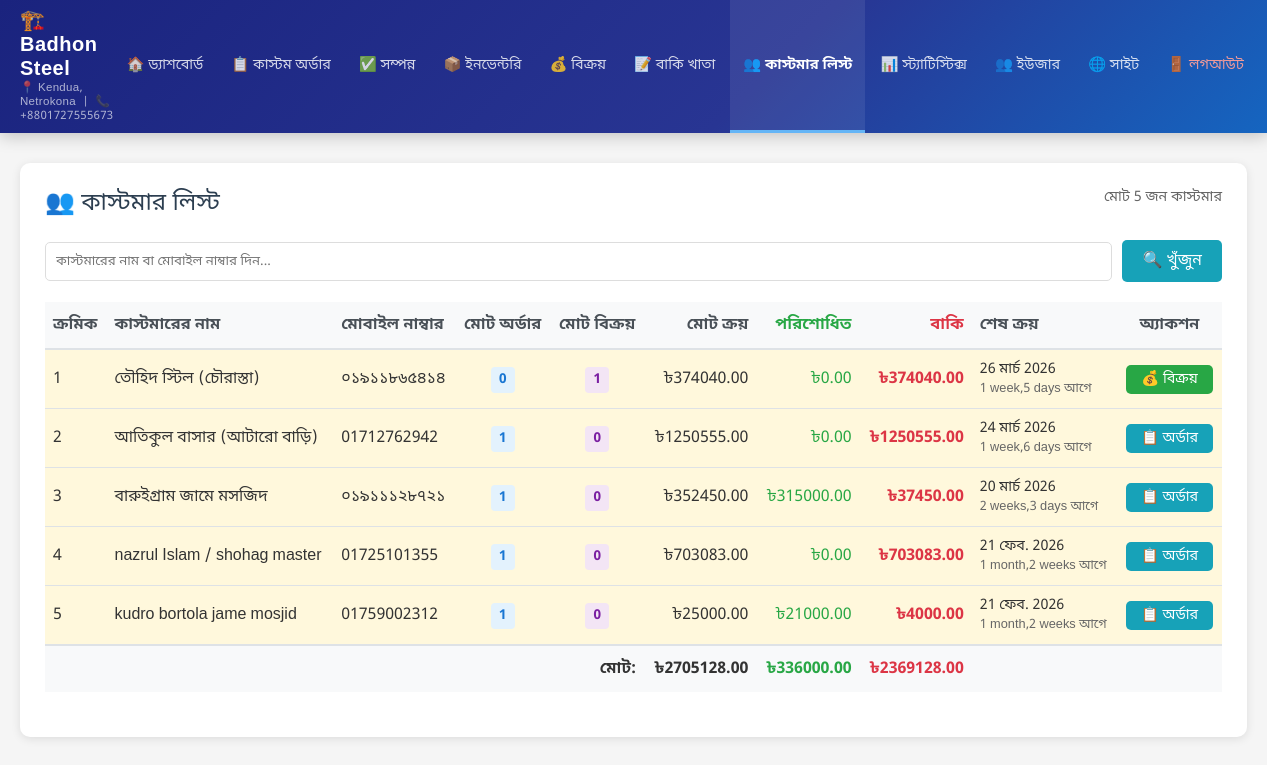
Page /admin-panel/customers/ (signed in) on the earlier database version.
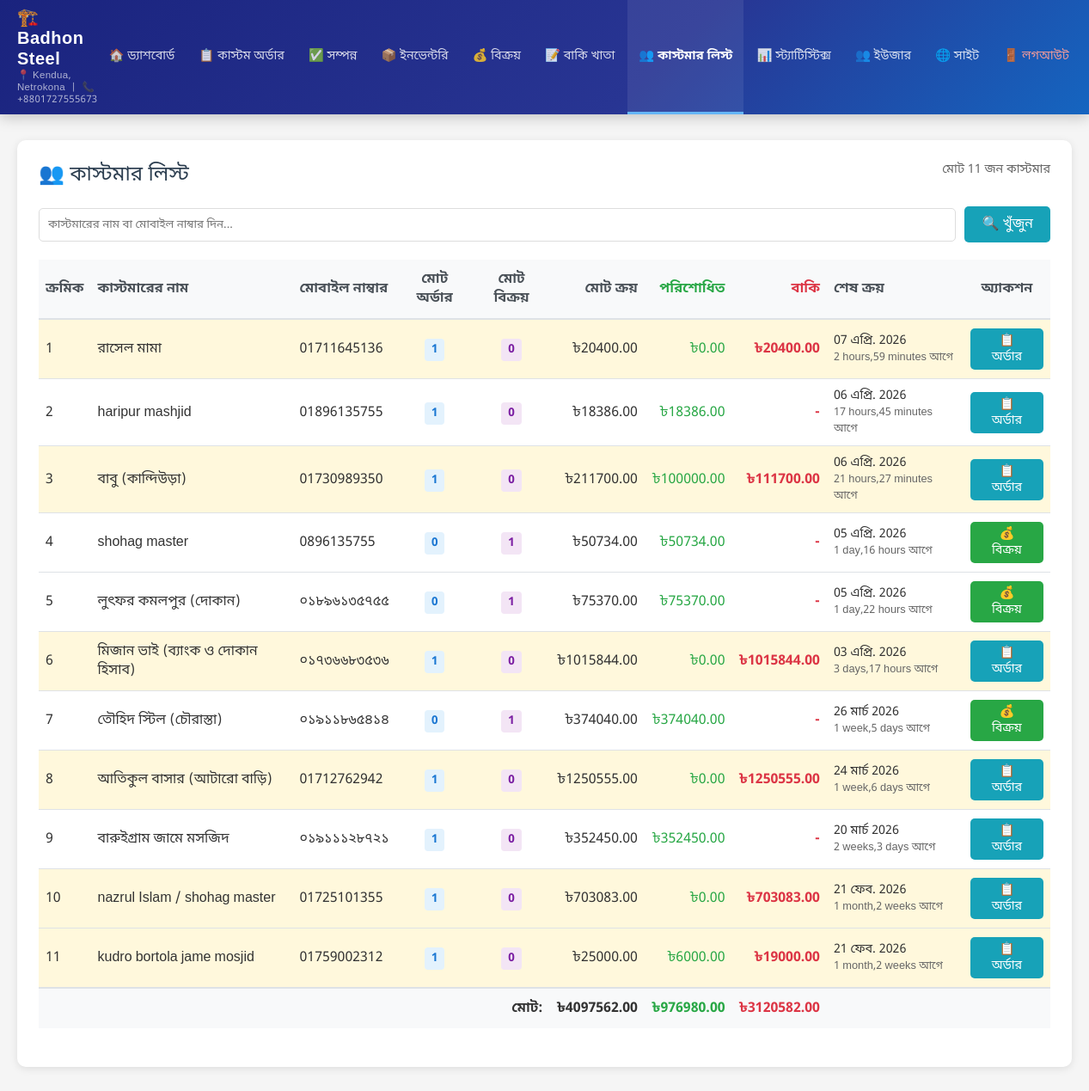
Same page on the later database version.
### shop/models.py (models this page shows, shortened)
class Invoice(models.Model):
    invoice_number = models.CharField(max_length=50, unique=True, verbose_name='ইনভয়েস নাম্বার', editable=False)
    customer_name = models.CharField(max_length=200, verbose_name='ক্রেতার নাম')
    mobile_number = models.CharField(max_length=20, verbose_name='মোবাইল নাম্বার')
    product = models.ForeignKey(InventoryProduct, on_delete=models.PROTECT, verbose_name='পণ্য',
                                null=True, blank=True)
    quantity = models.DecimalField(max_digits=10, decimal_places=2, verbose_name='পরিমাণ', default=0)
    unit_price = models.DecimalField(max_digits=10, decimal_places=2, verbose_name='একক মূল্য', default=0)
    subtotal = models.DecimalField(max_digits=10, decimal_places=2, verbose_name='সাবটোটাল', editable=False, default=0)
    discount_percentage = models.DecimalField(max_digits=5, decimal_places=2, verbose_name='ছাড় (%)', default=0)
    discount_amount = models.DecimalField(max_digits=10, decimal_places=2, verbose_name='ছাড়ের টাকা', editable=False, default=0)
    total_amount = models.DecimalField(max_digits=10, decimal_places=2, verbose_name='মোট টাকা', editable=False, default=0)
    paid_amount = models.DecimalField(max_digits=10, decimal_places=2, verbose_name='পরিশোধিত টাকা', default=0)
    due_amount = models.DecimalField(max_digits=10, decimal_places=2, verbose_name='বাকি টাকা', editable=False, default=0)
    notes = models.TextField(verbose_name='নোট', blank=True)
    sale_date = models.DateField(default=timezone.now, verbose_name='বিক্রয়ের তারিখ')
    original_invoice = models.ForeignKey('self', on_delete=models.SET_NULL, null=True, blank=True,
                                         related_name='edited_versions', verbose_name='মূল ইনভয়েস')
    is_latest = models.BooleanField(default=True, verbose_name='সর্বশেষ ভার্সন')
    created_at = models.DateTimeField(auto_now_add=True, verbose_name='তৈরির সময়')
    updated_at = models.DateTimeField(auto_now=True, verbose_name='আপডেটের সময়')
    class Meta:
        verbose_name = 'ইনভয়েস'
        verbose_name_plural = 'ইনভয়েসসমূহ'
        ordering = ['-created_at']

class Order(models.Model):
    STATUS_CHOICES = [
        ('pending', 'চলমান'),
        ('ready', 'প্রস্তুত'),
        ('completed', 'সম্পন্ন'),
    ]
    DELIVERY_STATUS_CHOICES = [
        ('not_delivered', 'ডেলিভারি হয়নি'),
        ('delivered', 'ডেলিভারি সম্পন্ন'),
    ]
    customer_name = models.CharField(max_length=200, verbose_name='ক্রেতার নাম')
    mobile_number = models.CharField(max_length=20, verbose_name='মোবাইল নাম্বার')
    total_price = models.DecimalField(max_digits=10, decimal_places=2, verbose_name='মোট মূল্য', default=0)
    cash_paid = models.DecimalField(max_digits=10, decimal_places=2, verbose_name='নগদ পরিশোধ', default=0)
    due_amount = models.DecimalField(max_digits=10, decimal_places=2, verbose_name='বাকি টাকা', editable=False)
    initial_payment_migrated = models.BooleanField(default=False, verbose_name='প্রাথমিক পেমেন্ট OrderPayment-এ স্থানান্তরিত')
    order_date = models.DateField(default=timezone.now, verbose_name='অর্ডার নেওয়ার তারিখ')
    delivery_date = models.DateField(verbose_name='ডেলিভারির তারিখ')
    status = models.CharField(max_length=20, choices=STATUS_CHOICES, default='pending', verbose_name='প্রোডাক্ট অবস্থা')
    delivery_status = models.CharField(max_length=20, choices=DELIVERY_STATUS_CHOICES, default='not_delivered', verbose_name='ডেলিভারি অবস্থা')
    created_at = models.DateTimeField(auto_now_add=True, verbose_name='তৈরির সময়')
    updated_at = models.DateTimeField(auto_now=True, verbose_name='আপডেটের সময়')
    class Meta:
        verbose_name = 'অর্ডার'
        verbose_name_plural = 'অর্ডারসমূহ'
        ordering = ['-created_at']

### shop/views.py (the view)
# urls.py: path('admin-panel/customers/', views.customer_list, name='customer_list'),
@login_required
def customer_list(request):
    if not request.user.is_superuser:
        messages.error(request, '❌ এই পেজে প্রবেশাধিকার নেই! শুধুমাত্র অ্যাডমিনের জন্য।')
        return redirect('admin_dashboard')
    search_query = request.GET.get('search', '')
    page_number = request.GET.get('page', 1)
    order_customers = Order.objects.values('customer_name', 'mobile_number').distinct()
    invoice_customers = Invoice.objects.filter(is_latest=True).values('customer_name', 'mobile_number').distinct()
    all_customers = {}
    for customer in order_customers:
        key = (customer['customer_name'], customer['mobile_number'])
        if key not in all_customers:
            all_customers[key] = {
                'customer_name': customer['customer_name'],
                'mobile_number': customer['mobile_number'],
                'total_orders': 0,
                'total_invoices': 0,
                'total_order_amount': 0,
                'total_invoice_amount': 0,
                'total_order_paid': 0,
                'total_invoice_paid': 0,
                'total_order_due': 0,
                'total_invoice_due': 0,
                'last_order_date': None,
                'last_invoice_date': None,
            }
    for customer in invoice_customers:
        key = (customer['customer_name'], customer['mobile_number'])
        if key not in all_customers:
            all_customers[key] = {
                'customer_name': customer['customer_name'],
                'mobile_number': customer['mobile_number'],
                'total_orders': 0,
                'total_invoices': 0,
                'total_order_amount': 0,
                'total_invoice_amount': 0,
                'total_order_paid': 0,
                'total_invoice_paid': 0,
                'total_order_due': 0,
                'total_invoice_due': 0,
                'last_order_date': None,
                'last_invoice_date': None,
            }
    for key, customer_data in all_customers.items():
        name, mobile = key
        orders = Order.objects.filter(customer_name=name, mobile_number=mobile)
        customer_data['total_orders'] = orders.count()
        customer_data['total_order_amount'] = orders.aggregate(total=Sum('total_price'))['total'] or 0
        customer_data['total_order_paid'] = orders.aggregate(total=Sum('cash_paid'))['total'] or 0
        customer_data['total_order_due'] = orders.aggregate(total=Sum('due_amount'))['total'] or 0
        last_order = orders.order_by('-created_at').first()
        if last_order:
            customer_data['last_order_date'] = last_order.created_at
        invoices = Invoice.objects.filter(customer_name=name, mobile_number=mobile, is_latest=True)
        customer_data['total_invoices'] = invoices.count()
        customer_data['total_invoice_amount'] = invoices.aggregate(total=Sum('total_amount'))['total'] or 0
        total_invoice_paid = 0
        total_invoice_due = 0
        for invoice in invoices:
            invoice_paid = sum(p.amount for p in invoice.payments.all()) if invoice.payments.exists() else invoice.paid_amount
            total_invoice_paid += invoice_paid
            total_invoice_due += (invoice.total_amount - invoice_paid)
        customer_data['total_invoice_paid'] = total_invoice_paid
        customer_data['total_invoice_due'] = total_invoice_due
        last_invoice = invoices.order_by('-created_at').first()
        if last_invoice:
            customer_data['last_invoice_date'] = last_invoice.created_at
        customer_data['total_amount'] = customer_data['total_order_amount'] + customer_data['total_invoice_amount']
        customer_data['total_paid'] = customer_data['total_order_paid'] + customer_data['total_invoice_paid']
        customer_data['total_due'] = customer_data['total_order_due'] + customer_data['total_invoice_due']
        if customer_data['last_order_date'] and customer_data['last_invoice_date']:
            customer_data['last_buy_date'] = max(customer_data['last_order_date'], customer_data['last_invoice_date'])
        elif customer_data['last_order_date']:
            customer_data['last_buy_date'] = customer_data['last_order_date']
        elif customer_data['last_invoice_date']:
            customer_data['last_buy_date'] = customer_data['last_invoice_date']
        else:
            customer_data['last_buy_date'] = None
    customers_list = list(all_customers.values())
    if search_query:
        customers_list = [
            customer for customer in customers_list
            if search_query.lower() in customer['customer_name'].lower()
            or search_query in customer['mobile_number']
        ]
    customers_list.sort(key=lambda x: x['last_buy_date'] or timezone.datetime.min.replace(tzinfo=timezone.utc), reverse=True)
    total_amount = sum(c['total_amount'] for c in customers_list)
    total_paid = sum(c['total_paid'] for c in customers_list)
    total_due = sum(c['total_due'] for c in customers_list)
    paginator = Paginator(customers_list, 50)  # 50 customers per page
    page_obj = paginator.get_page(page_number)
    context = {
        'customers': page_obj,
        'page_obj': page_obj,
        'search_query': search_query,
        'total_amount': total_amount,
        'total_paid': total_paid,
        'total_due': total_due,
    }
    return render(request, 'admin_panel/customer_list.html', context)

### shop/templates/admin_panel/customer_list.html (shortened to what this page needs)
{% extends 'admin_panel/base.html' %}
{% load static %}
{% block content %}
<div class="card">
    <div class="card-title">
        👥 কাস্টমার লিস্ট
        <div style="float: right; font-size: 0.9rem; color: #666;">
            {% if page_obj %}
            মোট {{ page_obj.paginator.count }} জন কাস্টমার
            {% endif %}
        </div>
    </div>
    <div style="margin-bottom: 20px;">
        <form method="get" style="display: flex; gap: 10px; align-items: center;">
            <input type="text" name="search" value="{{ search_query }}"
                   placeholder="কাস্টমারের নাম বা মোবাইল নাম্বার দিন..."
                   style="flex: 1; padding: 10px; border: 1px solid #ddd; border-radius: 5px; font-family: 'Noto Sans Bengali', sans-serif;">
            <button type="submit" class="btn btn-info">🔍 খুঁজুন</button>
        </form>
    </div>
    {% if customers %}
    <div style="overflow-x: auto;">
        <table style="width: 100%; border-collapse: collapse; margin-bottom: 20px;">
            <thead>
                <tr style="background-color: #f8f9fa; border-bottom: 2px solid #dee2e6;">
                    <th style="padding: 12px 8px; text-align: left; font-weight: 600; color: #495057;">ক্রমিক</th>
                    <th style="padding: 12px 8px; text-align: left; font-weight: 600; color: #495057;">কাস্টমারের নাম</th>
                    <th style="padding: 12px 8px; text-align: left; font-weight: 600; color: #495057;">মোবাইল নাম্বার</th>
                    <th style="padding: 12px 8px; text-align: center; font-weight: 600; color: #495057;">মোট অর্ডার</th>
                    <th style="padding: 12px 8px; text-align: center; font-weight: 600; color: #495057;">মোট বিক্রয়</th>
                    <th style="padding: 12px 8px; text-align: right; font-weight: 600; color: #495057;">মোট ক্রয়</th>
                    <th style="padding: 12px 8px; text-align: right; font-weight: 600; color: #28a745;">পরিশোধিত</th>
                    <th style="padding: 12px 8px; text-align: right; font-weight: 600; color: #dc3545;">বাকি</th>
                    <th style="padding: 12px 8px; text-align: left; font-weight: 600; color: #495057;">শেষ ক্রয়</th>
                    <th style="padding: 12px 8px; text-align: center; font-weight: 600; color: #495057;">অ্যাকশন</th>
                </tr>
            </thead>
            <tbody>
                {% for customer in customers %}
                <tr style="border-bottom: 1px solid #dee2e6; {% if customer.total_due > 0 %}background-color: #fff8dc;{% endif %}">
                    <td style="padding: 10px 8px;">{{ forloop.counter0|add:page_obj.start_index }}</td>
                    <td style="padding: 10px 8px; font-weight: 500;">{{ customer.customer_name }}</td>
                    <td style="padding: 10px 8px;">{{ customer.mobile_number }}</td>
                    <td style="padding: 10px 8px; text-align: center;">
                        <span style="background-color: #e3f2fd; color: #1976d2; padding: 4px 8px; border-radius: 4px; font-size: 0.85rem; font-weight: 600;">{{ customer.total_orders }}</span>
                    </td>
                    <td style="padding: 10px 8px; text-align: center;">
                        <span style="background-color: #f3e5f5; color: #7b1fa2; padding: 4px 8px; border-radius: 4px; font-size: 0.85rem; font-weight: 600;">{{ customer.total_invoices }}</span>
                    </td>
                    <td style="padding: 10px 8px; text-align: right; font-weight: 500;">৳{{ customer.total_amount|floatformat:2 }}</td>
                    <td style="padding: 10px 8px; text-align: right; color: #28a745;">৳{{ customer.total_paid|floatformat:2 }}</td>
                    <td style="padding: 10px 8px; text-align: right; font-weight: 700; color: #dc3545;">
                        {% if customer.total_due > 0 %}৳{{ customer.total_due|floatformat:2 }}{% else %}-{% endif %}
                    </td>
                    <td style="padding: 10px 8px; font-size: 0.9rem;">
                        {% if customer.last_buy_date %}
                        {{ customer.last_buy_date|date:"d M Y" }}<br>
                        <span style="color: #666; font-size: 0.8rem;">{{ customer.last_buy_date|timesince }} আগে</span>
                        {% else %}
                        <span style="color: #999;">নেই</span>
                        {% endif %}
                    </td>
                    <td style="padding: 10px 8px; text-align: center;">
                        {% if customer.total_orders > 0 %}
                        <a href="{% url 'order_customer_profile' customer.mobile_number %}" class="btn btn-sm btn-info">📋 অর্ডার</a>
                        {% endif %}
                        {% if customer.total_invoices > 0 %}
                        <a href="{% url 'customer_profile' customer.mobile_number %}" class="btn btn-sm btn-success">💰 বিক্রয়</a>
                        {% endif %}
                    </td>
                </tr>
                {% endfor %}
            </tbody>
            <tfoot>
                <tr style="background-color: #f8f9fa; font-weight: 700; border-top: 2px solid #dee2e6;">
                    <td colspan="5" style="padding: 12px 8px; text-align: right;">মোট:</td>
                    <td style="padding: 12px 8px; text-align: right;">৳{{ total_amount|floatformat:2 }}</td>
                    <td style="padding: 12px 8px; text-align: right; color: #28a745;">৳{{ total_paid|floatformat:2 }}</td>
                    <td style="padding: 12px 8px; text-align: right; color: #dc3545;">৳{{ total_due|floatformat:2 }}</td>
                    <td colspan="2"></td>
                </tr>
            </tfoot>
        </table>
    </div>
    {% endif %}
</div>
{% endblock %}

Differences in the rows shown:
added Order: customer_name "রাসেল মামা", mobile_number "01711645136", total_orders "1", total_invoices "0", total_amount "20400.00", total_paid "0.00", total_due "20400.00", last_buy_date "07 এপ্রি. 2026", last_buy_date "2 hours,59 minutes", shows "📋 অর্ডার"
added Order: customer_name "haripur mashjid", mobile_number "01896135755", total_orders "1", total_invoices "0", total_amount "18386.00", total_paid "18386.00", last_buy_date "06 এপ্রি. 2026", last_buy_date "17 hours,45 minutes", shows "📋 অর্ডার"
added Order: customer_name "বাবু (কান্দিউড়া)", mobile_number "01730989350", total_orders "1", total_invoices "0", total_amount "211700.00", total_paid "100000.00", total_due "111700.00", last_buy_date "06 এপ্রি. 2026", last_buy_date "21 hours,27 minutes", shows "📋 অর্ডার"
added Invoice: customer_name "shohag master", mobile_number "0896135755", total_orders "0", total_invoices "1", total_amount "50734.00", total_paid "50734.00", last_buy_date "05 এপ্রি. 2026", last_buy_date "1 day,16 hours", shows "💰 বিক্রয়"
added Invoice: customer_name "লুৎফর কমলপুর (দোকান)", mobile_number "০১৮৯৬১৩৫৭৫৫", total_orders "0", total_invoices "1", total_amount "75370.00", total_paid "75370.00", last_buy_date "05 এপ্রি. 2026", last_buy_date "1 day,22 hours", shows "💰 বিক্রয়"
added Order: customer_name "মিজান ভাই (ব্যাংক ও দোকান হিসাব)", mobile_number "০১৭৩৬৬৮৩৫৩৬", total_orders "1", total_invoices "0", total_amount "1015844.00", total_paid "0.00", total_due "1015844.00", last_buy_date "03 এপ্রি. 2026", last_buy_date "3 days,17 hours", shows "📋 অর্ডার"
changed Invoice "1 week,5 days": total_paid "0.00" → "374040.00"; total_due "374040.00" → (not shown); text "৳" → "-"
changed Order "বারুইগ্রাম জামে মসজিদ": total_paid "315000.00" → "352450.00"; total_due "37450.00" → (not shown); text "৳" → "-"
changed Order "kudro bortola jame mosjid": total_paid "21000.00" → "6000.00"; total_due "4000.00" → "19000.00"
Other differences:
{{ page_obj.paginator.count }}: "5" → "11"
{{ total_amount|floatformat:2 }}: "2705128.00" → "4097562.00"
{{ total_paid|floatformat:2 }}: "336000.00" → "976980.00"
{{ total_due|floatformat:2 }}: "2369128.00" → "3120582.00"
